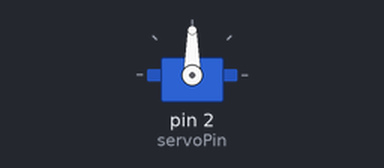
The sketch below on a simulated Arduino Uno, built with avr-gcc and run on an emulated ATmega328P. Shown: servo.

Above: at 0.05 s.
At 0.45 s:
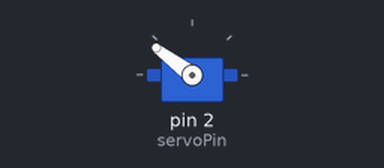
At 0.85 s:
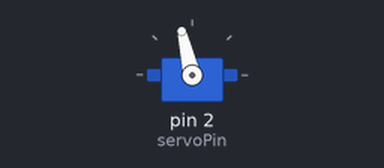
At 1.8 s:
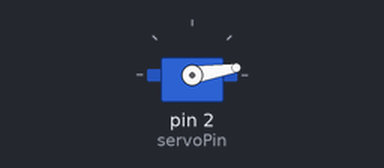
Timing chart, 0 to 4.3 s (numbered marks = the images above):
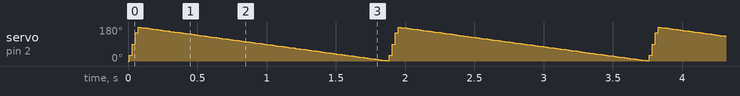

The sketch:

rgabeflores.ino
```cpp
#include <Servo.h>  // Include the Servo library

Servo servoVarName;  // Declare a variable as a Servo object
int servoPin = 2;  // Declare and initialize a variable to hold the servo's pin

// The setup() function runs once at the startup
void setup() {
  // Attach the pin to the servo variable in the setup
  servoVarName.attach(servoPin);
}

// The loop() function runs after the startup and runs indefinitely
void loop() {
  // Moves servo from one extreme to another
  for (int pos = 0; pos < 180; pos++) {
    // The condition simulates a "sprinkler" motion by running the following
    //   instructions only when the desired position is divisible by 30
    //   (i.e pos = 30, pos = 60, pos = 90... etc.)
    if (pos % 30 == 0) {
      servoVarName.write(pos);
      delay(10);  // Add a delay to control the speed that the servo changes
    }
  }
  for (int pos = 180; pos > 0; pos--) {
    servoVarName.write(pos);
    delay(10);
  }
}


/*
 * Import the Servo library
 *    #include <Servo.h>
 *
 * Declare a variable as a Servo object
 *    Servo variableName;
 *
 * Declare a variable to hold the pin number
 * that the servo is attached to
 *    int servoPin;
 * Initialize the servoPin
 *    servoPin = 2;
 * Or declare and initialize in one step
 *    int servoPin = 2;
 *    -or-
 *    int servoPin(2);
 *
 * Attach the variable to a pin to control
 *    variableName.attach(pinNum);
 *
 * Move the servo using the servo variable
 *    variableName.write(numberBetween0And180);
 */
```
